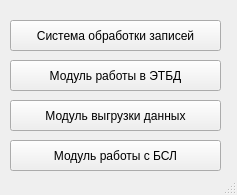
<?xml version="1.0" encoding="UTF-8"?>
<ui version="4.0">
 <class>MainWindow</class>
 <widget class="QMainWindow" name="MainWindow">
  <property name="geometry">
   <rect>
    <x>0</x>
    <y>0</y>
    <width>237</width>
    <height>195</height>
   </rect>
  </property>
  <property name="windowTitle">
   <string>MainWindow</string>
  </property>
  <widget class="QWidget" name="centralwidget">
   <widget class="QPushButton" name="pushButton">
    <property name="geometry">
     <rect>
      <x>10</x>
      <y>20</y>
      <width>211</width>
      <height>31</height>
     </rect>
    </property>
    <property name="text">
     <string>Система обработки записей</string>
    </property>
   </widget>
   <widget class="QPushButton" name="pushButton_2">
    <property name="geometry">
     <rect>
      <x>10</x>
      <y>60</y>
      <width>211</width>
      <height>31</height>
     </rect>
    </property>
    <property name="text">
     <string>Модуль работы в ЭТБД</string>
    </property>
   </widget>
   <widget class="QPushButton" name="pushButton_3">
    <property name="geometry">
     <rect>
      <x>10</x>
      <y>100</y>
      <width>211</width>
      <height>31</height>
     </rect>
    </property>
    <property name="text">
     <string>Модуль выгрузки данных</string>
    </property>
   </widget>
   <widget class="QPushButton" name="pushButton_4">
    <property name="geometry">
     <rect>
      <x>10</x>
      <y>140</y>
      <width>211</width>
      <height>31</height>
     </rect>
    </property>
    <property name="text">
     <string>Модуль работы с БСЛ</string>
    </property>
   </widget>
  </widget>
  <widget class="QStatusBar" name="statusbar"/>
 </widget>
 <resources/>
 <connections/>
</ui>
